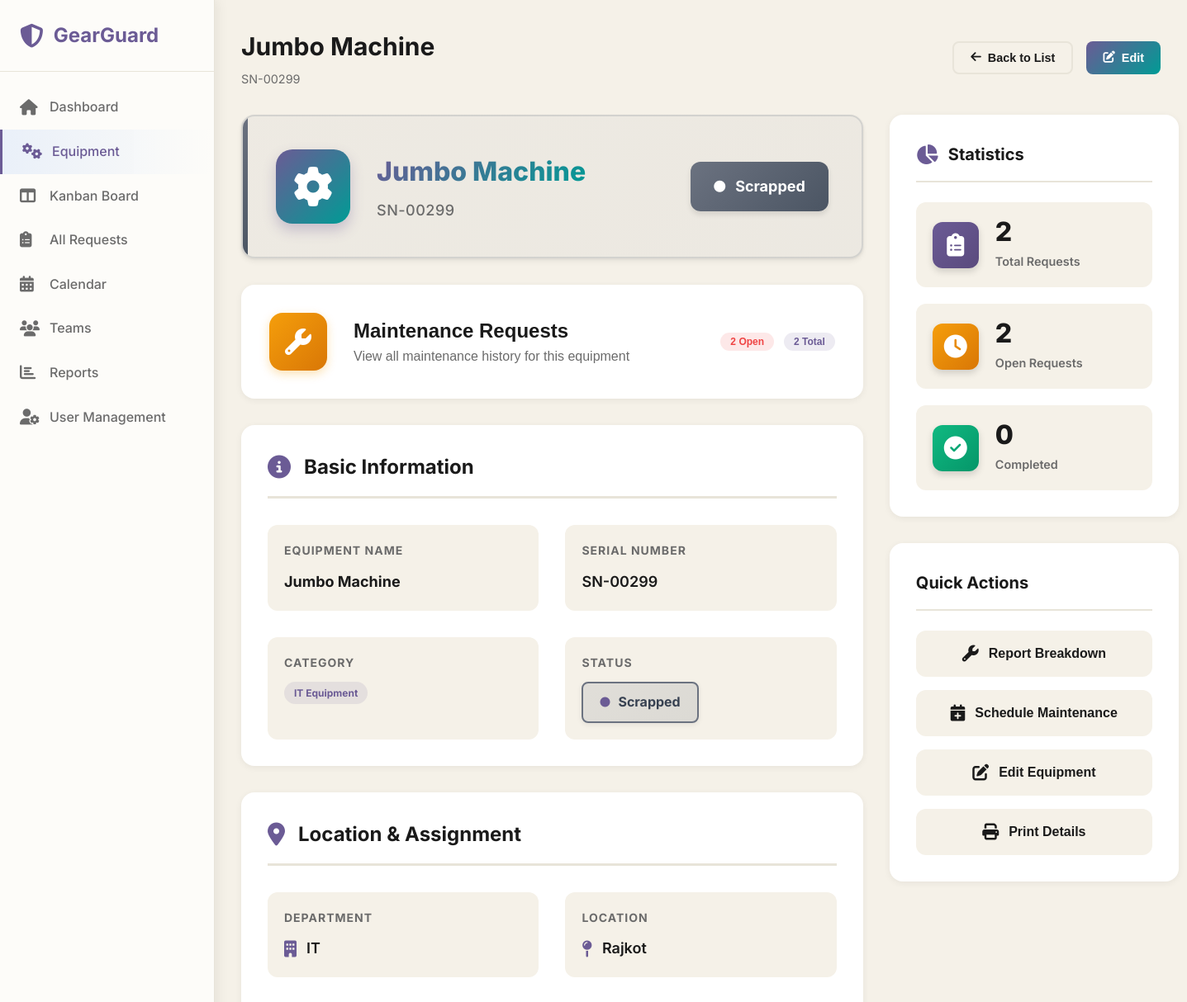
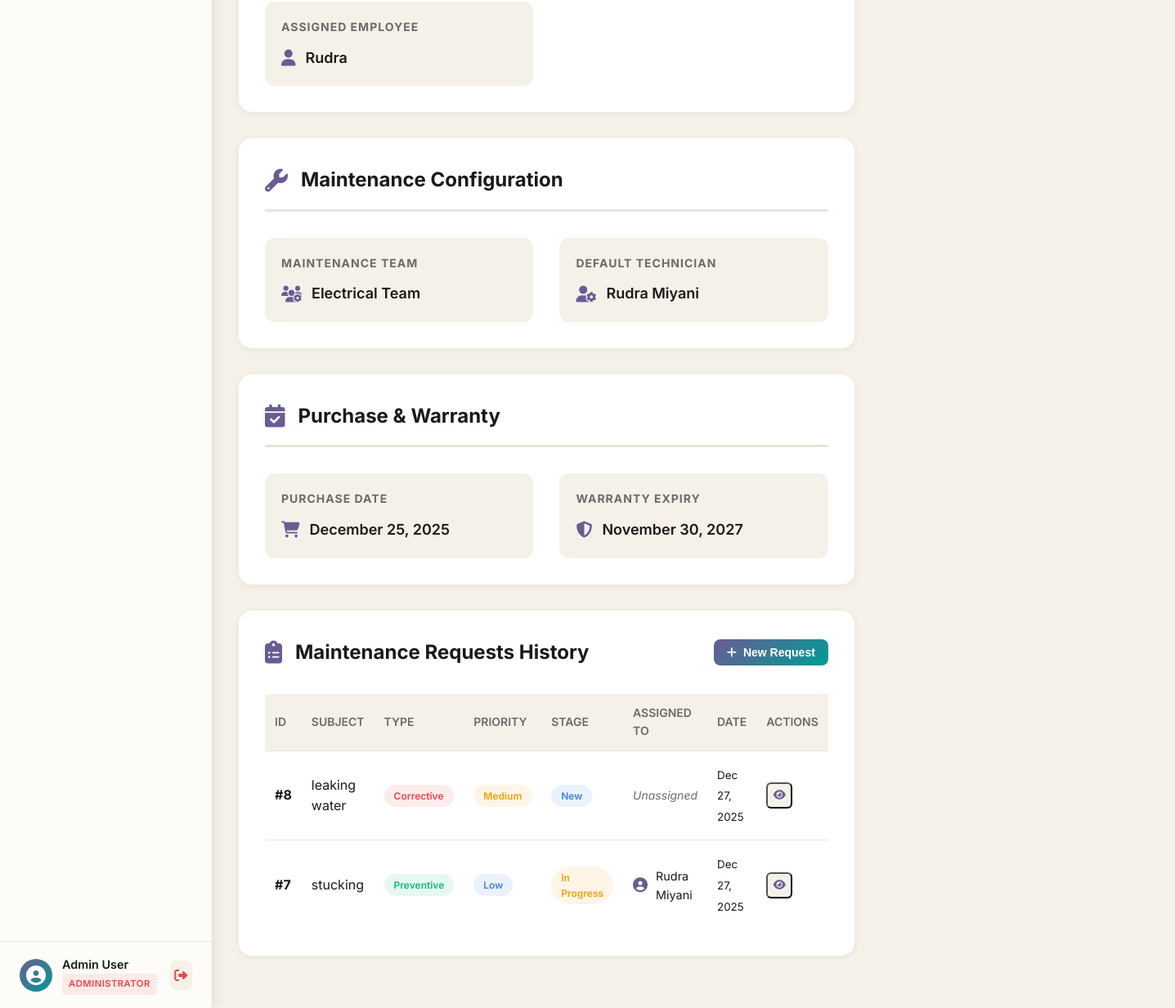
Page /pages/view-equipment.php?id=5 (signed in) on the committed database (2 pictures, top to bottom).
### tables this page shows
CREATE TABLE `equipment` (
  `id` int(11) NOT NULL,
  `equipment_name` varchar(100) NOT NULL,
  `serial_number` varchar(100) NOT NULL,
  `category` varchar(50) DEFAULT NULL,
  `department` varchar(100) DEFAULT NULL,
  `assigned_to_employee` varchar(100) DEFAULT NULL,
  `purchase_date` date DEFAULT NULL,
  `warranty_expiry` date DEFAULT NULL,
  `location` varchar(255) DEFAULT NULL,
  `maintenance_team_id` int(11) DEFAULT NULL,
  `default_technician_id` int(11) DEFAULT NULL,
  `status` enum('active','under_maintenance','scrapped') DEFAULT 'active',
  `notes` text DEFAULT NULL,
  `created_at` timestamp NOT NULL DEFAULT current_timestamp(),
  `updated_at` timestamp NOT NULL DEFAULT current_timestamp() ON UPDATE current_timestamp()
);

CREATE TABLE `maintenance_teams` (
  `id` int(11) NOT NULL,
  `team_name` varchar(100) NOT NULL,
  `description` text DEFAULT NULL,
  `created_at` timestamp NOT NULL DEFAULT current_timestamp(),
  `updated_at` timestamp NOT NULL DEFAULT current_timestamp() ON UPDATE current_timestamp()
);

CREATE TABLE `users` (
  `id` int(11) NOT NULL,
  `name` varchar(100) NOT NULL,
  `email` varchar(100) NOT NULL,
  `password` varchar(255) NOT NULL,
  `role` enum('admin','manager','technician','user') NOT NULL DEFAULT 'user',
  `avatar` varchar(255) DEFAULT NULL,
  `is_active` tinyint(1) DEFAULT 1,
  `failed_attempts` int(11) DEFAULT 0,
  `locked_until` datetime DEFAULT NULL,
  `last_login` datetime DEFAULT NULL,
  `email_verified` tinyint(1) DEFAULT 0,
  `verification_token` varchar(100) DEFAULT NULL,
  `reset_token` varchar(100) DEFAULT NULL,
  `reset_token_expiry` datetime DEFAULT NULL,
  `created_at` timestamp NOT NULL DEFAULT current_timestamp(),
  `updated_at` timestamp NOT NULL DEFAULT current_timestamp() ON UPDATE current_timestamp()
);

CREATE TABLE `maintenance_requests` (
  `id` int(11) NOT NULL,
  `subject` varchar(255) NOT NULL,
  `description` text DEFAULT NULL,
  `equipment_id` int(11) NOT NULL,
  `request_type` enum('corrective','preventive') NOT NULL,
  `stage` enum('new','in_progress','repaired','scrap') DEFAULT 'new',
  `priority` enum('low','medium','high','urgent') DEFAULT 'medium',
  `scheduled_date` datetime DEFAULT NULL,
  `completed_date` datetime DEFAULT NULL,
  `duration_hours` decimal(5,2) DEFAULT NULL,
  `assigned_to` int(11) DEFAULT NULL,
  `created_by` int(11) NOT NULL,
  `is_overdue` tinyint(1) DEFAULT 0,
  `notes` text DEFAULT NULL,
  `created_at` timestamp NOT NULL DEFAULT current_timestamp(),
  `updated_at` timestamp NOT NULL DEFAULT current_timestamp() ON UPDATE current_timestamp()
);

### pages/view-equipment.php (the view, shortened to what the rows shown need)
<?php
require_once '../php/config.php';
$equipmentId = isset($_GET['id']) ? intval($_GET['id']) : 0;
try {
    $stmt = $conn->prepare("
        SELECT
            e.*,
            mt.team_name,
            u.name as default_technician_name
        FROM equipment e
        LEFT JOIN maintenance_teams mt ON e.maintenance_team_id = mt.id
        LEFT JOIN users u ON e.default_technician_id = u.id
        WHERE e.id = ?
    ");
    $stmt->execute([$equipmentId]);
    $equipment = $stmt->fetch();
    $stmt = $conn->prepare("
        SELECT
            mr.id,
            mr.subject,
            mr.stage,
            mr.priority,
            mr.request_type,
            mr.scheduled_date,
            mr.created_at,
            u.name as assigned_to_name
        FROM maintenance_requests mr
        LEFT JOIN users u ON mr.assigned_to = u.id
        WHERE mr.equipment_id = ?
        ORDER BY mr.created_at DESC
        LIMIT 10
    ");
    $stmt->execute([$equipmentId]);
    $recentRequests = $stmt->fetchAll();
} catch (PDOException $e) {
    error_log("View equipment error: " . $e->getMessage());
    $_SESSION['error'] = "Error loading equipment details.";
    header("Location: equipment.php");
    exit();
}
$warrantyExpired = false;
if ($equipment['warranty_expiry']) {
    $warrantyExpired = strtotime($equipment['warranty_expiry']) < time();
}
?>
<!DOCTYPE html>
<html lang="en">
<head>
    <link rel="stylesheet" href="../css/dashboard.css">
    <link rel="stylesheet" href="../css/view-equipment.css">
    <link rel="stylesheet" href="https://cdnjs.cloudflare.com/ajax/libs/font-awesome/6.5.1/css/all.min.css">
</head>
<body>
    <main class="main-content">
        <header class="top-header">
            <div>
                <h1><?php echo htmlspecialchars($equipment['equipment_name']); ?></h1>
                <p class="dashboard-subtitle"><?php echo htmlspecialchars($equipment['serial_number']); ?></p>
            </div>
        </header>
        <div class="equipment-details-container">
            <div class="details-main">
                <div class="status-header status-<?php echo $equipment['status']; ?>">
                    <div class="status-info">
                        <div>
                            <h2><?php echo htmlspecialchars($equipment['equipment_name']); ?></h2>
                            <p class="serial-large"><?php echo htmlspecialchars($equipment['serial_number']); ?></p>
                        </div>
                    </div>
                    <div class="status-badge-large">
                        <span class="badge-status status-<?php echo $equipment['status']; ?>">
                            <i class="fas fa-circle"></i>
                            <?php echo str_replace('_', ' ', ucfirst($equipment['status'])); ?>
                        </span>
                    </div>
                </div>
                <div class="detail-section">
                    <div class="detail-grid">
                        <div class="detail-item">
                            <span
                                class="detail-value"><strong><?php echo htmlspecialchars($equipment['equipment_name']); ?></strong></span>
                        </div>
                        <div class="detail-item">
                            <span class="detail-label">Serial Number</span>
                            <span
                                class="detail-value"><?php echo htmlspecialchars($equipment['serial_number']); ?></span>
                        </div>
                        <div class="detail-item">
                            <span class="detail-value">
                                <span
                                    class="badge badge-info"><?php echo htmlspecialchars($equipment['category']); ?></span>
                            </span>
                        </div>
                        <div class="detail-item">
                            <span class="detail-value">
                                <span class="equipment-status status-<?php echo $equipment['status']; ?>">
                                    <i class="fas fa-circle"></i>
                                    <?php echo str_replace('_', ' ', ucfirst($equipment['status'])); ?>
                                </span>
                            </span>
                        </div>
                    </div>
                </div>
                <div class="detail-section">
                    <div class="detail-grid">
                        <div class="detail-item">
                            <span class="detail-label">Department</span>
                            <span class="detail-value">
                                <i class="fas fa-building"></i>
                                <?php echo htmlspecialchars($equipment['department']); ?>
                            </span>
                        </div>
                        <div class="detail-item">
                            <span class="detail-label">Location</span>
                            <span class="detail-value">
                                <i class="fas fa-map-pin"></i>
                                <?php echo htmlspecialchars($equipment['location']); ?>
                            </span>
                        </div>
                        <?php if ($equipment['assigned_to_employee']): ?>
                            <div class="detail-item">
                                <span class="detail-label">Assigned Employee</span>
                                <span class="detail-value">
                                    <i class="fas fa-user"></i>
                                    <?php echo htmlspecialchars($equipment['assigned_to_employee']); ?>
                                </span>
                            </div>
                        <?php endif; ?>
                    </div>
                </div>
                <div class="detail-section">
                    <div class="detail-grid">
                        <?php if ($equipment['team_name']): ?>
                            <div class="detail-item">
                                <span class="detail-label">Maintenance Team</span>
                                <span class="detail-value">
                                    <i class="fas fa-users-cog"></i>
                                    <?php echo htmlspecialchars($equipment['team_name']); ?>
                                </span>
                            </div>
                        <?php endif; ?>
                        <?php if ($equipment['default_technician_name']): ?>
                            <div class="detail-item">
                                <span class="detail-label">Default Technician</span>
                                <span class="detail-value">
                                    <i class="fas fa-user-cog"></i>
                                    <?php echo htmlspecialchars($equipment['default_technician_name']); ?>
                                </span>
                            </div>
                        <?php endif; ?>
                    </div>
                </div>
                <?php if ($equipment['purchase_date'] || $equipment['warranty_expiry']): ?>
                    <div class="detail-section">
                        <div class="detail-grid">
                            <?php if ($equipment['purchase_date']): ?>
                                <div class="detail-item">
                                    <span class="detail-label">Purchase Date</span>
                                    <span class="detail-value">
                                        <i class="fas fa-shopping-cart"></i>
                                        <?php echo date('F d, Y', strtotime($equipment['purchase_date'])); ?>
                                    </span>
                                </div>
                            <?php endif; ?>
                            <?php if ($equipment['warranty_expiry']): ?>
                                <div class="detail-item">
                                    <span class="detail-label">Warranty Expiry</span>
                                    <span class="detail-value <?php echo $warrantyExpired ? 'text-danger' : ''; ?>">
                                        <i class="fas fa-shield-alt"></i>
                                        <?php echo date('F d, Y', strtotime($equipment['warranty_expiry'])); ?>
                                    </span>
                                </div>
                            <?php endif; ?>
                        </div>
                    </div>
                <?php endif; ?>
                <div class="detail-section" id="maintenance-requests">
                    <?php if (empty($recentRequests)): ?>
                        <div class="empty-message">
                            <i class="fas fa-clipboard"></i>
                            <p>No maintenance requests found for this equipment</p>
                        </div>
                    <?php else: ?>
                        <div class="requests-table">
                            <table class="data-table">
                                <thead>
                                    <tr>
                                        <th>ID</th>
                                        <th>Subject</th>
                                        <th>Type</th>
                                        <th>Priority</th>
                                        <th>Stage</th>
                                        <th>Assigned To</th>
                                        <th>Date</th>
                                        <th>Actions</th>
                                    </tr>
                                </thead>
                                <tbody>
                                    <?php foreach ($recentRequests as $request): ?>
                                        <tr>
                                            <td><strong>#<?php echo $request['id']; ?></strong></td>
                                            <td><?php echo htmlspecialchars($request['subject']); ?></td>
                                            <td>
                                                <span class="badge badge-<?php echo $request['request_type']; ?>">
                                                    <?php echo ucfirst($request['request_type']); ?>
                                                </span>
                                            </td>
                                            <td>
                                                <span class="badge badge-priority-<?php echo $request['priority']; ?>">
                                                    <?php echo ucfirst($request['priority']); ?>
                                                </span>
                                            </td>
                                            <td>
                                                <span class="badge badge-stage-<?php echo $request['stage']; ?>">
                                                    <?php echo str_replace('_', ' ', ucfirst($request['stage'])); ?>
                                                </span>
                                            </td>
                                            <td>
                                                <?php if ($request['assigned_to_name']): ?>
                                                    <div class="user-mini">
                                                        <i class="fas fa-user-circle"></i>
                                                        <span><?php echo htmlspecialchars($request['assigned_to_name']); ?></span>
                                                    </div>
                                                <?php else: ?>
                                                    <span class="text-muted">Unassigned</span>
                                                <?php endif; ?>
                                            </td>
                                            <td>
                                                <small><?php echo date('M d, Y', strtotime($request['created_at'])); ?></small>
                                            </td>
                                            <td>
                                                <button class="btn-icon"
                                                    onclick="window.location.href='view-request.php?id=<?php echo $request['id']; ?>'"
                                                    title="View Details">
                                                    <i class="fas fa-eye"></i>
                                                </button>
                                            </td>
                                        </tr>
                                    <?php endforeach; ?>
                                </tbody>
                            </table>
                        </div>
                    <?php endif; ?>
                </div>
            </div>
        </div>
    </main>
</body>
</html>

### rows in the picture
equipment: equipment_name "Jumbo Machine", serial_number "SN-00299", status "Scrapped", category "IT Equipment", department "IT", location "Rajkot", assigned_to_employee "Rudra", maintenance_team.team_name "Electrical Team", default_technician.name "Rudra Miyani", purchase_date "December 25, 2025", warranty_expiry "November 30, 2027"
maintenance_requests: id "8", subject "leaking water", request_type "Corrective", priority "Medium", stage "New", shows "Unassigned", created_at "Dec 27, 2025"
maintenance_requests: id "7", subject "stucking", request_type "Preventive", priority "Low", stage "In Progress", assigned_to.name "Rudra Miyani", created_at "Dec 27, 2025"

### other values in the picture
$user['name'] "Admin User"
getRoleDisplayName($user['role']) "ADMINISTRATOR"
$stats['open_requests'] "2"
$stats['total_requests'] "2"
$stats['completed_requests'] "0"
